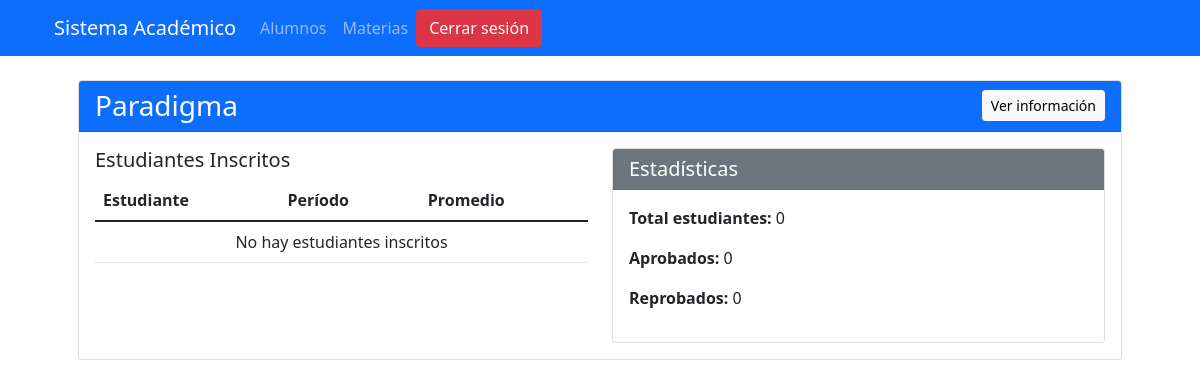
/materias/2/ (signed in), run on an earlier commit of the app's database.
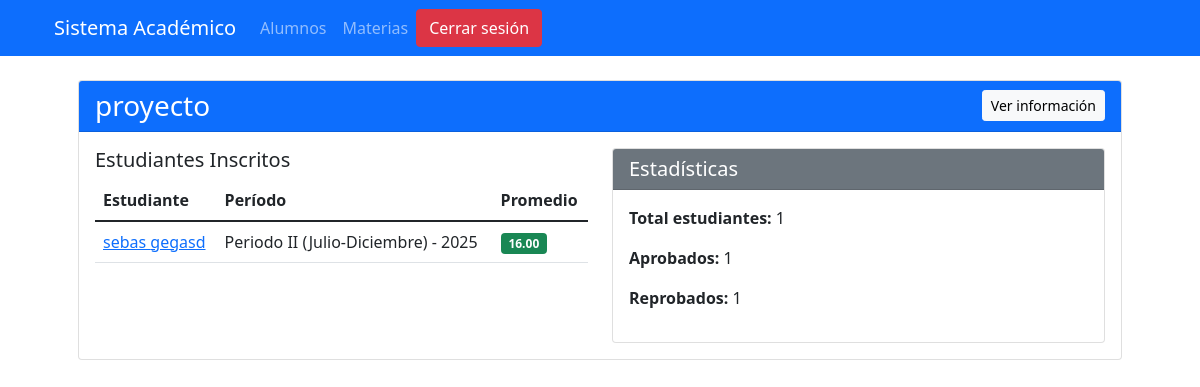
And on a later commit of the database.
### formulario/models.py (models this page shows, shortened)
class Materia(models.Model):
    nombre = models.CharField(max_length=100)
    descripcion = models.TextField(blank=True, null=True)
    profesor = models.ForeignKey(Profesor, on_delete=models.SET_NULL, null=True, blank=True, related_name='materias_impartidas')
    nota_minima_aprobatoria = models.DecimalField(
        max_digits=5,
        decimal_places=2,
        default=10,
        validators=[MinValueValidator(0), MaxValueValidator(20)]
    )
    class Meta:
        ordering = ['nombre']
        verbose_name_plural = 'Materias'

class Inscripcion(models.Model):
    alumno = models.ForeignKey(Alumno, on_delete=models.CASCADE)
    materia = models.ForeignKey(Materia, on_delete=models.CASCADE)
    periodo = models.ForeignKey(Periodo, on_delete=models.CASCADE)
    fecha_inscripcion = models.DateField(auto_now_add=True)
    class Meta:
        unique_together = ('alumno', 'materia', 'periodo')
        verbose_name_plural = 'Inscripciones'
        ordering = ['-fecha_inscripcion']
    def calcular_promedio_general(self):
        from django.db.models import Avg
        resultado = self.notas.aggregate(promedio=Avg('valor'))
        return resultado['promedio'] if resultado['promedio'] is not None else 0
    def calcular_promedio_proyecto(self):
        return self.calcular_promedio_general()  # El cálculo es igual, cambia el mínimo
    def es_materia_proyecto(self):
        return 'proyecto' in self.materia.nombre.lower()
    @property
    def promedio(self):
        if self.es_materia_proyecto():
            return self.calcular_promedio_proyecto()
        return self.calcular_promedio_general()
    @property
    def nota_minima_aprobatoria(self):
        return 16 if self.es_materia_proyecto() else 12
    @property
    def aprobada(self):
        return self.promedio >= self.nota_minima_aprobatoria if self.notas.exists() else False

class Alumno(models.Model):
    nombre = models.CharField(max_length=100)
    apellido = models.CharField(max_length=100)
    edad = models.PositiveIntegerField()
    direccion = models.TextField()
    email = models.EmailField(unique=True)
    telefono = models.CharField(max_length=15)
    fecha_inscripcion = models.DateField(auto_now_add=True)
    foto = models.ImageField(upload_to='estudiantes/', blank=True, null=True, verbose_name="Foto del alumno")
    matricula = models.CharField(max_length=20, unique=True, blank=True, null=True)
    class Meta:
        ordering = ['apellido', 'nombre']

class Periodo(models.Model):
    PERIODO_CHOICES = [
        ('I', 'Periodo I (Enero-Junio)'),
        ('II', 'Periodo II (Julio-Diciembre)'),
    ]
    nombre = models.CharField(max_length=2, choices=PERIODO_CHOICES, unique=True)
    año_actual = models.PositiveIntegerField(
        default=obtener_año_actual,  # Usamos la función definida arriba
        verbose_name="Año"
    )
    class Meta:
        verbose_name = "Período"
        verbose_name_plural = "Períodos"
        ordering = ['-año_actual', 'nombre']
    def __str__(self):
        return f"{self.get_nombre_display()} - {self.año_actual}"

### formulario/views.py (the view)
# urls.py: path('materias/<int:materia_id>/', views.detalle_materia, name='detalle_materia'),
@login_required
def detalle_materia(request, materia_id):
    materia = get_object_or_404(Materia, pk=materia_id)
    inscripciones = Inscripcion.objects.filter(materia=materia).select_related('alumno', 'periodo')
    return render(request, 'formulario/detalle_materia.html', {
        'materia': materia,
        'inscripciones': inscripciones,
        'profesor': materia.profesor
    })

### formulario/templates/formulario/detalle_materia.html (shortened to what this page needs)
{% extends 'base.html' %}
{% load static %}
{% block content %}
<div class="container mt-4">
    <div class="card">
        <div class="card-header bg-primary text-white">
            <div class="d-flex justify-content-between align-items-center">
                <h3 class="mb-0">{{ materia.nombre }}</h3>
                <button type="button" class="btn btn-light btn-sm" data-bs-toggle="modal" data-bs-target="#infoModal">
                     Ver información
                </button>
            </div>
        </div>
        <div class="card-body">
            <div class="row">
                <div class="col-md-6">
                    <h5>Estudiantes Inscritos</h5>
                    <div class="table-responsive">
                        <table class="table table-hover">
                            <thead>
                                <tr>
                                    <th>Estudiante</th>
                                    <th>Período</th>
                                    <th>Promedio</th>
                                </tr>
                            </thead>
                            <tbody>
                                {% for inscripcion in inscripciones %}
                                <tr>
                                    <td>
                                        <a href="{% url 'formulario:lista_notas_alumno' inscripcion.alumno.id %}">
                                            {{ inscripcion.alumno.nombre }} {{ inscripcion.alumno.apellido }}
                                        </a>
                                    </td>
                                    <td>{{ inscripcion.periodo }}</td>
                                    <td>
                                        <span class="badge bg-{% if inscripcion.aprobada %}success{% else %}warning{% endif %}">
                                            {{ inscripcion.promedio|default:"0"|floatformat:2 }}
                                        </span>
                                    </td>
                                </tr>
                                {% empty %}
                                <tr>
                                    <td colspan="3" class="text-center">No hay estudiantes inscritos</td>
                                </tr>
                                {% endfor %}
                            </tbody>
                        </table>
                    </div>
                </div>
                <div class="col-md-6">
                    <div class="card">
                        <div class="card-header bg-secondary text-white">
                            <h5 class="mb-0">Estadísticas</h5>
                        </div>
                        <div class="card-body">
                            <p><strong>Total estudiantes:</strong> {{ inscripciones.count }}</p>
                            <p><strong>Aprobados:</strong> {{ inscripciones|length|default:0 }}</p>
                            <p><strong>Reprobados:</strong> {{ inscripciones|length|default:0 }}</p>
                        </div>
                    </div>
                </div>
            </div>
        </div>
    </div>
</div>
{% endblock %}

What changed in the data, as far as the page shows it:
changed Materia: nombre "Paradigma" → "proyecto"
added Inscripcion: alumno.nombre "sebas", alumno.apellido "gegasd", periodo "Periodo II (Julio-Diciembre) - 2025", promedio "16.00"
Also different on the page:
{{ inscripciones.count }}: "0" → "1"
{{ inscripciones|length|default:0 }}: "0" → "1"
text no longer shown: "No hay estudiantes inscritos"
